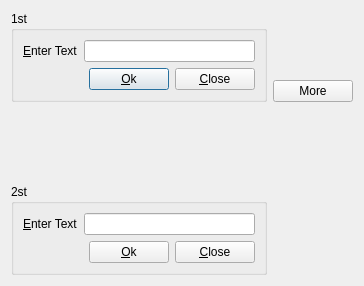
<?xml version="1.0" encoding="UTF-8"?>
<ui version="4.0">
 <class>MyDialogWindow</class>
 <widget class="QDialog" name="MyDialogWindow">
  <property name="geometry">
   <rect>
    <x>0</x>
    <y>0</y>
    <width>364</width>
    <height>286</height>
   </rect>
  </property>
  <property name="windowTitle">
   <string>TestWindow</string>
  </property>
  <layout class="QGridLayout" name="gridLayout_4">
   <item row="0" column="0">
    <widget class="QGroupBox" name="groupBox">
     <property name="title">
      <string>1st</string>
     </property>
     <layout class="QVBoxLayout" name="verticalLayout_3">
      <item>
       <layout class="QGridLayout" name="gridLayout">
        <item row="0" column="0">
         <layout class="QHBoxLayout" name="horizontalLayout">
          <item>
           <widget class="QLabel" name="label">
            <property name="text">
             <string>&amp;Enter Text</string>
            </property>
            <property name="buddy">
             <cstring>lineEdit</cstring>
            </property>
           </widget>
          </item>
          <item>
           <widget class="QLineEdit" name="lineEdit"/>
          </item>
         </layout>
        </item>
        <item row="1" column="0">
         <layout class="QHBoxLayout" name="horizontalLayout_2">
          <item>
           <spacer name="horizontalSpacer">
            <property name="orientation">
             <enum>Qt::Horizontal</enum>
            </property>
            <property name="sizeHint" stdset="0">
             <size>
              <width>40</width>
              <height>20</height>
             </size>
            </property>
           </spacer>
          </item>
          <item>
           <widget class="QPushButton" name="OkButton">
            <property name="text">
             <string>&amp;Ok</string>
            </property>
           </widget>
          </item>
          <item>
           <widget class="QPushButton" name="CloseButton">
            <property name="text">
             <string>&amp;Close</string>
            </property>
           </widget>
          </item>
         </layout>
        </item>
       </layout>
      </item>
     </layout>
    </widget>
   </item>
   <item row="0" column="1">
    <layout class="QVBoxLayout" name="verticalLayout">
     <item>
      <spacer name="verticalSpacer">
       <property name="orientation">
        <enum>Qt::Vertical</enum>
       </property>
       <property name="sizeHint" stdset="0">
        <size>
         <width>20</width>
         <height>40</height>
        </size>
       </property>
      </spacer>
     </item>
     <item>
      <widget class="QPushButton" name="pushButton">
       <property name="text">
        <string>More</string>
       </property>
      </widget>
     </item>
    </layout>
   </item>
   <item row="1" column="0">
    <spacer name="verticalSpacer_2">
     <property name="orientation">
      <enum>Qt::Vertical</enum>
     </property>
     <property name="sizeHint" stdset="0">
      <size>
       <width>20</width>
       <height>49</height>
      </size>
     </property>
    </spacer>
   </item>
   <item row="2" column="0">
    <widget class="QGroupBox" name="groupBox_2">
     <property name="title">
      <string>2st</string>
     </property>
     <layout class="QVBoxLayout" name="verticalLayout_2">
      <item>
       <layout class="QGridLayout" name="gridLayout_2">
        <item row="0" column="0">
         <layout class="QHBoxLayout" name="horizontalLayout_3">
          <item>
           <widget class="QLabel" name="label_2">
            <property name="text">
             <string>&amp;Enter Text</string>
            </property>
            <property name="buddy">
             <cstring>lineEdit</cstring>
            </property>
           </widget>
          </item>
          <item>
           <widget class="QLineEdit" name="lineEdit_2"/>
          </item>
         </layout>
        </item>
        <item row="1" column="0">
         <layout class="QHBoxLayout" name="horizontalLayout_4">
          <item>
           <spacer name="horizontalSpacer_2">
            <property name="orientation">
             <enum>Qt::Horizontal</enum>
            </property>
            <property name="sizeHint" stdset="0">
             <size>
              <width>40</width>
              <height>20</height>
             </size>
            </property>
           </spacer>
          </item>
          <item>
           <widget class="QPushButton" name="OkButton_2">
            <property name="text">
             <string>&amp;Ok</string>
            </property>
           </widget>
          </item>
          <item>
           <widget class="QPushButton" name="CloseButton_2">
            <property name="text">
             <string>&amp;Close</string>
            </property>
           </widget>
          </item>
         </layout>
        </item>
       </layout>
      </item>
     </layout>
    </widget>
   </item>
  </layout>
 </widget>
 <tabstops>
  <tabstop>lineEdit</tabstop>
  <tabstop>OkButton</tabstop>
  <tabstop>CloseButton</tabstop>
 </tabstops>
 <resources/>
 <connections>
  <connection>
   <sender>OkButton</sender>
   <signal>clicked()</signal>
   <receiver>MyDialogWindow</receiver>
   <slot>accept()</slot>
   <hints>
    <hint type="sourcelabel">
     <x>167</x>
     <y>123</y>
    </hint>
    <hint type="destinationlabel">
     <x>119</x>
     <y>144</y>
    </hint>
   </hints>
  </connection>
  <connection>
   <sender>CloseButton</sender>
   <signal>clicked()</signal>
   <receiver>MyDialogWindow</receiver>
   <slot>reject()</slot>
   <hints>
    <hint type="sourcelabel">
     <x>255</x>
     <y>127</y>
    </hint>
    <hint type="destinationlabel">
     <x>254</x>
     <y>145</y>
    </hint>
   </hints>
  </connection>
 </connections>
</ui>
